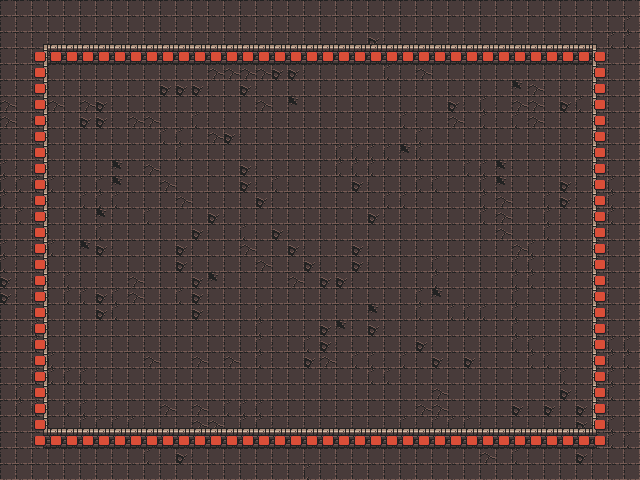

A 2D game scene composited from a Tiled map and its tileset images. What follows is a short description and the map's XML, with each tile layer's data collapsed to a summary:
An orthogonal 40x30 tile map with 16x16 px tiles, 4 tile layers (base, upper_walls, lower_walls, wall_coll) and 99 objects.

<map version="1.10" tiledversion="1.10.0" orientation="orthogonal" renderorder="right-down" width="40" height="30" tilewidth="16" tileheight="16" infinite="0" nextlayerid="7" nextobjectid="8" maxBaseLayer="2">
 <tileset firstgid="1" source="../media/DungeonTileset.tsx" />
 <group id="6" name="render">
  <layer id="1" name="base" width="40" height="30">
   <data>[1200 cells, 1200 non-empty, 5 distinct tile ids]</data>
  </layer>
    <layer id="2" name="upper_walls" width="40" height="30">
   <data>[1200 cells, 1200 non-empty, 7 distinct tile ids]</data>
  </layer>
  <layer id="3" name="lower_walls" width="40" height="30">
   <data>[1200 cells, 1200 non-empty, 5 distinct tile ids]</data>
  </layer>
 </group>
 <group id="7" name="collData">
  <layer id="5" name="wall_coll" width="40" height="30">
   <data>[1200 cells, 1200 non-empty, 2 distinct tile ids]</data>
  </layer>
 </group>
  <group id="10" name="rooms">
  <group id="18" name="room">
   <objectgroup id="24" name="room_trigger">
    <object id="108" x="346" y="31.5" width="32.5" height="142.5" />
   </objectgroup>
   <objectgroup id="23" name="wall">
    <object id="105" x="304" y="64" width="16" height="16" />
    <object id="106" x="304" y="80" width="16" height="16" />
    <object id="107" x="304" y="96" width="16" height="16" />
    <object id="110" x="528" y="48" width="16" height="16" />
    <object id="111" x="544" y="48" width="16" height="16" />
    <object id="112" x="560" y="48" width="16" height="16" />
    <object id="113" x="576" y="48" width="16" height="16" />
   </objectgroup>
   <objectgroup id="19" name="spawner">
    <object id="83" x="657" y="58.5">
     <properties>
      <property name="enemy" type="int" value="0" />
      <property name="type" type="int" value="1" />
     </properties>
    </object>
    <object id="86" x="704" y="70.5">
     <properties>
      <property name="enemy" type="int" value="0" />
      <property name="type" type="int" value="1" />
     </properties>
    </object>
    <object id="87" x="747.5" y="101.5">
     <properties>
      <property name="enemy" type="int" value="0" />
      <property name="type" type="int" value="1" />
     </properties>
    </object>
    <object id="88" x="763.5" y="52">
     <properties>
      <property name="enemy" type="int" value="0" />
      <property name="type" type="int" value="1" />
     </properties>
    </object>
    <object id="89" x="764.5" y="155">
     <properties>
      <property name="enemy" type="int" value="0" />
      <property name="type" type="int" value="1" />
     </properties>
    </object>
    <object id="91" x="717" y="154.5">
     <properties>
      <property name="enemy" type="int" value="0" />
      <property name="type" type="int" value="1" />
     </properties>
    </object>
    <object id="92" x="684.5" y="116">
     <properties>
      <property name="enemy" type="int" value="0" />
      <property name="type" type="int" value="1" />
     </properties>
    </object>
    <object id="93" x="657.5" y="154">
     <properties>
      <property name="enemy" type="int" value="0" />
      <property name="type" type="int" value="1" />
     </properties>
    </object>
    <object id="94" x="604.5" y="92.5">
     <properties>
      <property name="enemy" type="int" value="0" />
      <property name="type" type="int" value="1" />
     </properties>
    </object>
    <object id="95" x="602.5" y="149.5">
     <properties>
      <property name="enemy" type="int" value="0" />
      <property name="type" type="int" value="1" />
     </properties>
    </object>
    <object id="96" x="542" y="78.5">
     <properties>
      <property name="enemy" type="int" value="0" />
      <property name="type" type="int" value="1" />
     </properties>
    </object>
    <object id="97" x="529" y="154.5">
     <properties>
      <property name="enemy" type="int" value="0" />
      <property name="type" type="int" value="1" />
     </properties>
    </object>
    <object id="98" x="539" y="119.5">
     <properties>
      <property name="enemy" type="int" value="0" />
      <property name="type" type="int" value="1" />
     </properties>
    </object>
    <object id="99" x="468.5" y="63">
     <properties>
      <property name="enemy" type="int" value="0" />
      <property name="type" type="int" value="1" />
     </properties>
    </object>
    <object id="100" x="490.5" y="107">
     <properties>
      <property name="enemy" type="int" value="0" />
      <property name="type" type="int" value="1" />
     </properties>
    </object>
    <object id="101" x="464.5" y="149.5">
     <properties>
      <property name="enemy" type="int" value="0" />
      <property name="type" type="int" value="1" />
     </properties>
    </object>
    <object id="102" x="408" y="101">
     <properties>
      <property name="enemy" type="int" value="0" />
      <property name="type" type="int" value="1" />
     </properties>
    </object>
    <object id="103" x="431.5" y="135.5">
     <properties>
      <property name="enemy" type="int" value="0" />
      <property name="type" type="int" value="1" />
     </properties>
    </object>
    <object id="104" x="438" y="81">
     <properties>
      <property name="enemy" type="int" value="0" />
      <property name="type" type="int" value="1" />
     </properties>
    </object>
   </objectgroup>
  </group>
  <group id="41" name="room">
   <objectgroup id="42" name="room_trigger">
    <object id="82" x="400" y="224.5" width="30" height="140.5" />
   </objectgroup>
   <objectgroup id="43" name="wall">
    <object id="76" x="448" y="272" width="16" height="16" />
    <object id="77" x="448" y="288" width="16" height="16" />
    <object id="78" x="448" y="304" width="16" height="16" />
    <object id="79" x="160" y="272" width="16" height="16" />
    <object id="80" x="160" y="288" width="16" height="16" />
    <object id="81" x="160" y="304" width="16" height="16" />
   </objectgroup>
   <objectgroup id="44" name="spawner">
    <object id="61" x="231" y="244.5">
     <properties>
      <property name="enemy" type="int" value="0" />
      <property name="type" type="int" value="1" />
     </properties>
    </object>
    <object id="62" x="289.5" y="246.5">
     <properties>
      <property name="enemy" type="int" value="0" />
      <property name="type" type="int" value="1" />
     </properties>
    </object>
    </objectgroup>
  </group>
  <group id="37" name="room">
   <objectgroup id="38" name="room_trigger">
    <!-- 57 objects omitted --></objectgroup>
   <objectgroup id="39" name="wall">
    <!-- 56 objects omitted --></objectgroup>
   <objectgroup id="40" name="spawner">
    <!-- 50 objects omitted --></objectgroup>
  </group>
  <group id="33" name="room">
   <objectgroup id="34" name="room_trigger">
    <!-- 45 objects omitted --></objectgroup>
   <objectgroup id="35" name="wall">
    <!-- 44 objects omitted --></objectgroup>
   <objectgroup id="36" name="spawner">
    <!-- 37 objects omitted --></objectgroup>
  </group>
  <group id="29" name="room">
   <objectgroup id="30" name="room_trigger">
    <!-- 31 objects omitted --></objectgroup>
   <objectgroup id="31" name="wall">
    <!-- 30 objects omitted --></objectgroup>
   <objectgroup id="32" name="spawner">
    <!-- 23 objects omitted --></objectgroup>
  </group>
  <group id="25" name="room">
   <objectgroup id="26" name="room_trigger">
    <!-- 17 objects omitted --></objectgroup>
   <objectgroup id="27" name="wall">
    <!-- 16 objects omitted --></objectgroup>
   <objectgroup id="28" name="spawner">
    <!-- 11 objects omitted --></objectgroup>
  </group>
 </group>
 <objectgroup id="4" name="spawner">
  <properties>
   <property name="type" type="int" value="0" />
  </properties>
  <!-- 5 objects omitted --></objectgroup>
  <objectgroup id="10" name="door">
 </objectgroup>
</map>
<!-- 63 of 99 objects omitted -->
